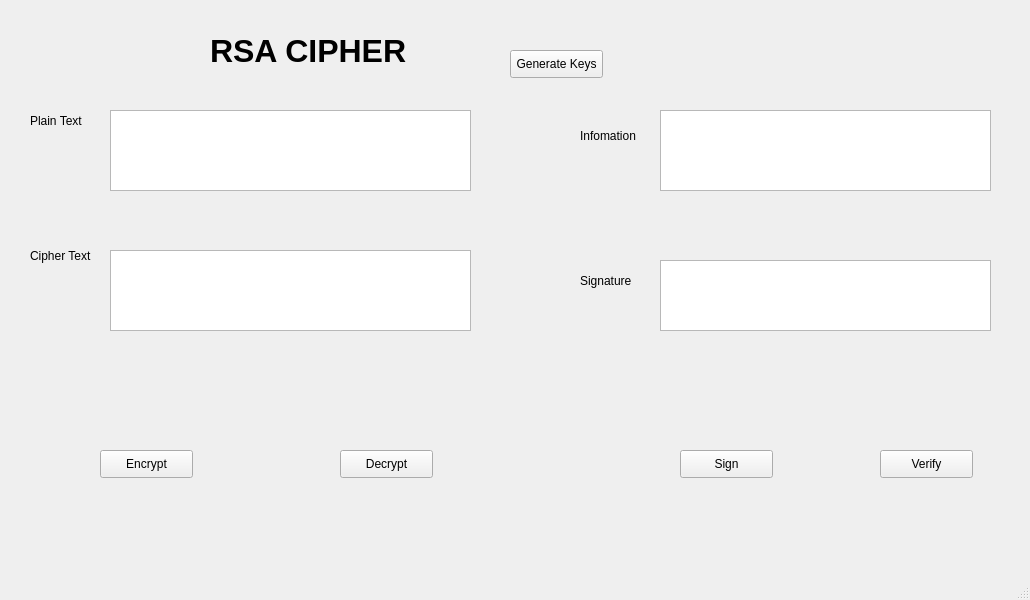
<?xml version="1.0" encoding="UTF-8"?>
<ui version="4.0">
 <class>MainWindow</class>
 <widget class="QMainWindow" name="MainWindow">
  <property name="geometry">
   <rect>
    <x>0</x>
    <y>0</y>
    <width>1030</width>
    <height>600</height>
   </rect>
  </property>
  <property name="windowTitle">
   <string>MainWindow</string>
  </property>
  <widget class="QWidget" name="centralwidget">
   <widget class="QLabel" name="label">
    <property name="geometry">
     <rect>
      <x>210</x>
      <y>20</y>
      <width>271</width>
      <height>61</height>
     </rect>
    </property>
    <property name="font">
     <font>
      <pointsize>24</pointsize>
      <weight>75</weight>
      <bold>true</bold>
     </font>
    </property>
    <property name="text">
     <string>RSA CIPHER</string>
    </property>
   </widget>
   <widget class="QLabel" name="label_2">
    <property name="geometry">
     <rect>
      <x>30</x>
      <y>110</y>
      <width>61</width>
      <height>21</height>
     </rect>
    </property>
    <property name="text">
     <string>Plain Text</string>
    </property>
   </widget>
   <widget class="QLabel" name="label_3">
    <property name="geometry">
     <rect>
      <x>30</x>
      <y>240</y>
      <width>81</width>
      <height>31</height>
     </rect>
    </property>
    <property name="text">
     <string>Cipher Text</string>
    </property>
   </widget>
   <widget class="QTextEdit" name="txt_plain_text">
    <property name="geometry">
     <rect>
      <x>110</x>
      <y>110</y>
      <width>361</width>
      <height>81</height>
     </rect>
    </property>
   </widget>
   <widget class="QTextEdit" name="txt_cipher_text">
    <property name="geometry">
     <rect>
      <x>110</x>
      <y>250</y>
      <width>361</width>
      <height>81</height>
     </rect>
    </property>
   </widget>
   <widget class="QPushButton" name="btn_encrypt">
    <property name="geometry">
     <rect>
      <x>100</x>
      <y>450</y>
      <width>93</width>
      <height>28</height>
     </rect>
    </property>
    <property name="text">
     <string>Encrypt</string>
    </property>
   </widget>
   <widget class="QPushButton" name="btn_decrypt">
    <property name="geometry">
     <rect>
      <x>340</x>
      <y>450</y>
      <width>93</width>
      <height>28</height>
     </rect>
    </property>
    <property name="text">
     <string>Decrypt</string>
    </property>
   </widget>
   <widget class="QPushButton" name="pushButton_3">
    <property name="geometry">
     <rect>
      <x>510</x>
      <y>50</y>
      <width>93</width>
      <height>28</height>
     </rect>
    </property>
    <property name="text">
     <string>Generate Keys</string>
    </property>
   </widget>
   <widget class="QLabel" name="label_4">
    <property name="geometry">
     <rect>
      <x>580</x>
      <y>120</y>
      <width>81</width>
      <height>31</height>
     </rect>
    </property>
    <property name="text">
     <string>Infomation</string>
    </property>
   </widget>
   <widget class="QTextEdit" name="txt_infomation">
    <property name="geometry">
     <rect>
      <x>660</x>
      <y>110</y>
      <width>331</width>
      <height>81</height>
     </rect>
    </property>
   </widget>
   <widget class="QLabel" name="label_5">
    <property name="geometry">
     <rect>
      <x>580</x>
      <y>270</y>
      <width>61</width>
      <height>21</height>
     </rect>
    </property>
    <property name="text">
     <string>Signature</string>
    </property>
   </widget>
   <widget class="QTextEdit" name="btn_signature">
    <property name="geometry">
     <rect>
      <x>660</x>
      <y>260</y>
      <width>331</width>
      <height>71</height>
     </rect>
    </property>
   </widget>
   <widget class="QPushButton" name="btn_sign">
    <property name="geometry">
     <rect>
      <x>680</x>
      <y>450</y>
      <width>93</width>
      <height>28</height>
     </rect>
    </property>
    <property name="text">
     <string>Sign</string>
    </property>
   </widget>
   <widget class="QPushButton" name="btn_verify">
    <property name="geometry">
     <rect>
      <x>880</x>
      <y>450</y>
      <width>93</width>
      <height>28</height>
     </rect>
    </property>
    <property name="text">
     <string>Verify</string>
    </property>
   </widget>
  </widget>
  <widget class="QMenuBar" name="menubar">
   <property name="geometry">
    <rect>
     <x>0</x>
     <y>0</y>
     <width>1030</width>
     <height>26</height>
    </rect>
   </property>
  </widget>
  <widget class="QStatusBar" name="statusbar"/>
 </widget>
 <resources/>
 <connections/>
</ui>
